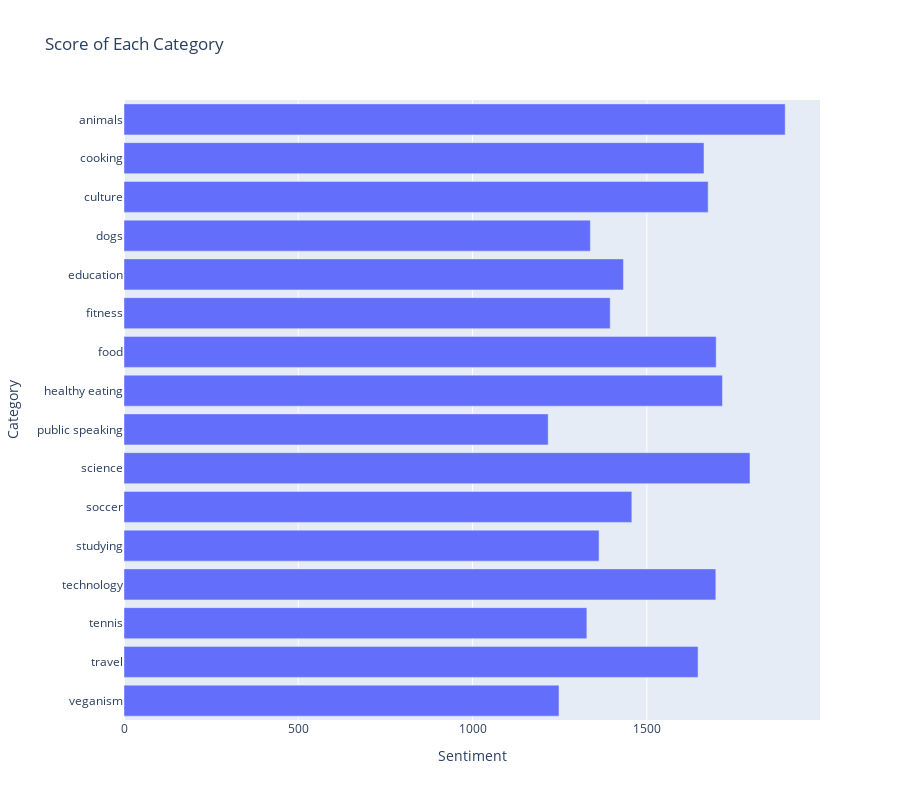

Notebook source saved alongside this figure:
### Code cell
px.bar(df.groupby('Category').agg({"Sentiment" : "count"}).reset_index().sort_values(by='Category', ascending=False,ignore_index=True),y='Category',x='Sentiment',orientation='h',height=800,title='Score of Each Category')

### Figure 1 — Plotly figure (JSON) as saved in the notebook; plotly's stock layout.template omitted (floating-point values rounded to 4 significant figures)
{"data": [{"alignmentgroup": "True", "hovertemplate": "Sentiment=%{x}<br>Category=%{y}<extra></extra>", "legendgroup": "", "marker": {"color": "#636efa", "pattern": {"shape": ""}}, "name": "", "offsetgroup": "", "orientation": "h", "showlegend": false, "textposition": "auto", "type": "bar", "x": [1248, 1647, 1328, 1698, 1363, 1457, 1796, 1217, 1717, 1699, 1395, 1433, 1338, 1676, 1664, 1897], "xaxis": "x", "y": ["veganism", "travel", "tennis", "technology", "studying", "soccer", "science", "public speaking", "healthy eating", "food", "fitness", "education", "dogs", "culture", "cooking", "animals"], "yaxis": "y"}], "layout": {"barmode": "relative", "height": 800, "legend": {"tracegroupgap": 0}, "title": {"text": "Score of Each Category"}, "xaxis": {"anchor": "y", "domain": [0, 1], "title": {"text": "Sentiment"}}, "yaxis": {"anchor": "x", "domain": [0, 1], "title": {"text": "Category"}}}}
